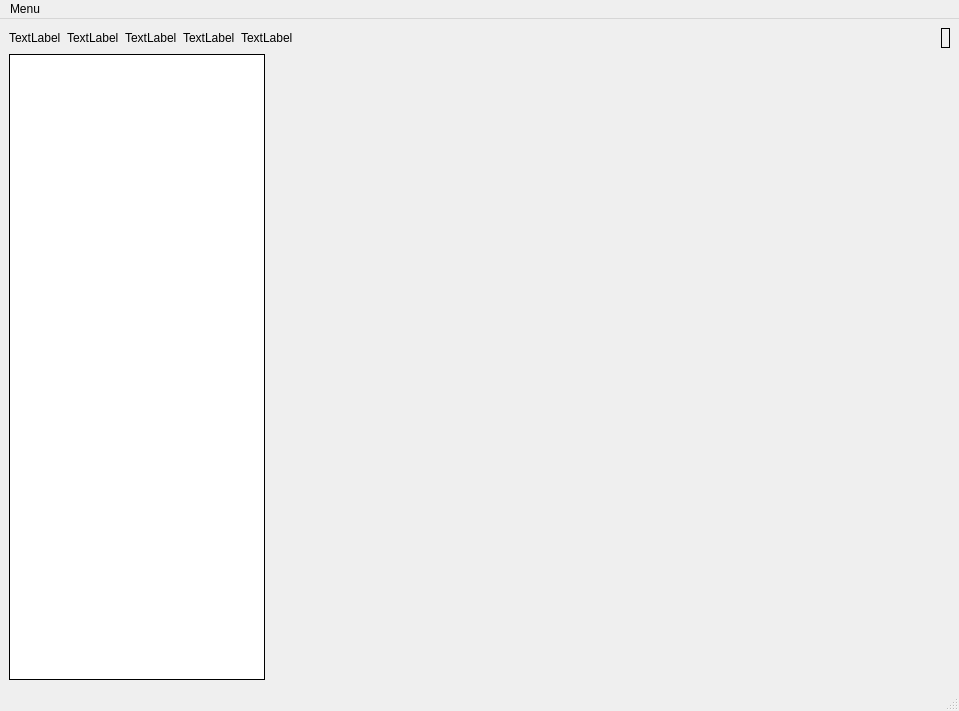
<?xml version="1.0" encoding="UTF-8"?>
<ui version="4.0">
 <class>MainWindow</class>
 <widget class="QMainWindow" name="MainWindow">
  <property name="geometry">
   <rect>
    <x>0</x>
    <y>0</y>
    <width>959</width>
    <height>711</height>
   </rect>
  </property>
  <property name="windowTitle">
   <string>gitlab-gui</string>
  </property>
  <widget class="QWidget" name="centralwidget">
   <layout class="QGridLayout" name="gridLayout">
    <item row="0" column="0">
     <layout class="QHBoxLayout" name="horizontalLayout">
      <item>
       <widget class="QLabel" name="label">
        <property name="text">
         <string>TextLabel</string>
        </property>
       </widget>
      </item>
      <item>
       <widget class="QLabel" name="label_2">
        <property name="text">
         <string>TextLabel</string>
        </property>
       </widget>
      </item>
      <item>
       <widget class="QLabel" name="label_3">
        <property name="text">
         <string>TextLabel</string>
        </property>
       </widget>
      </item>
      <item>
       <widget class="QLabel" name="label_4">
        <property name="text">
         <string>TextLabel</string>
        </property>
       </widget>
      </item>
      <item>
       <widget class="QLabel" name="label_5">
        <property name="text">
         <string>TextLabel</string>
        </property>
       </widget>
      </item>
      <item>
       <spacer name="horizontalSpacer">
        <property name="orientation">
         <enum>Qt::Horizontal</enum>
        </property>
        <property name="sizeHint" stdset="0">
         <size>
          <width>40</width>
          <height>20</height>
         </size>
        </property>
       </spacer>
      </item>
      <item>
       <widget class="QLabel" name="lable_login">
        <property name="sizePolicy">
         <sizepolicy hsizetype="Minimum" vsizetype="Preferred">
          <horstretch>0</horstretch>
          <verstretch>0</verstretch>
         </sizepolicy>
        </property>
        <property name="frameShape">
         <enum>QFrame::Box</enum>
        </property>
        <property name="text">
         <string/>
        </property>
        <property name="alignment">
         <set>Qt::AlignRight|Qt::AlignTrailing|Qt::AlignVCenter</set>
        </property>
       </widget>
      </item>
     </layout>
    </item>
    <item row="1" column="0">
     <layout class="QHBoxLayout" name="horizontalLayout_2">
      <item>
       <widget class="QListView" name="listView">
        <property name="sizePolicy">
         <sizepolicy hsizetype="Minimum" vsizetype="Expanding">
          <horstretch>0</horstretch>
          <verstretch>0</verstretch>
         </sizepolicy>
        </property>
        <property name="frameShape">
         <enum>QFrame::Box</enum>
        </property>
        <property name="frameShadow">
         <enum>QFrame::Plain</enum>
        </property>
        <property name="showDropIndicator" stdset="0">
         <bool>true</bool>
        </property>
        <property name="uniformItemSizes">
         <bool>true</bool>
        </property>
       </widget>
      </item>
      <item>
       <widget class="QLabel" name="label_info">
        <property name="sizePolicy">
         <sizepolicy hsizetype="Expanding" vsizetype="Expanding">
          <horstretch>0</horstretch>
          <verstretch>0</verstretch>
         </sizepolicy>
        </property>
        <property name="frameShape">
         <enum>QFrame::NoFrame</enum>
        </property>
        <property name="text">
         <string/>
        </property>
        <property name="alignment">
         <set>Qt::AlignLeading|Qt::AlignLeft|Qt::AlignTop</set>
        </property>
       </widget>
      </item>
     </layout>
    </item>
   </layout>
  </widget>
  <widget class="QMenuBar" name="menubar">
   <property name="geometry">
    <rect>
     <x>0</x>
     <y>0</y>
     <width>959</width>
     <height>20</height>
    </rect>
   </property>
   <widget class="QMenu" name="menuMenu">
    <property name="title">
     <string>Menu</string>
    </property>
    <addaction name="actionPreferences"/>
    <addaction name="separator"/>
    <addaction name="actionExit"/>
   </widget>
   <addaction name="menuMenu"/>
  </widget>
  <widget class="QStatusBar" name="statusbar"/>
  <action name="actionPreferences">
   <property name="text">
    <string>Preferences</string>
   </property>
  </action>
  <action name="actionExit">
   <property name="text">
    <string>Exit</string>
   </property>
  </action>
 </widget>
 <resources/>
 <connections/>
</ui>
